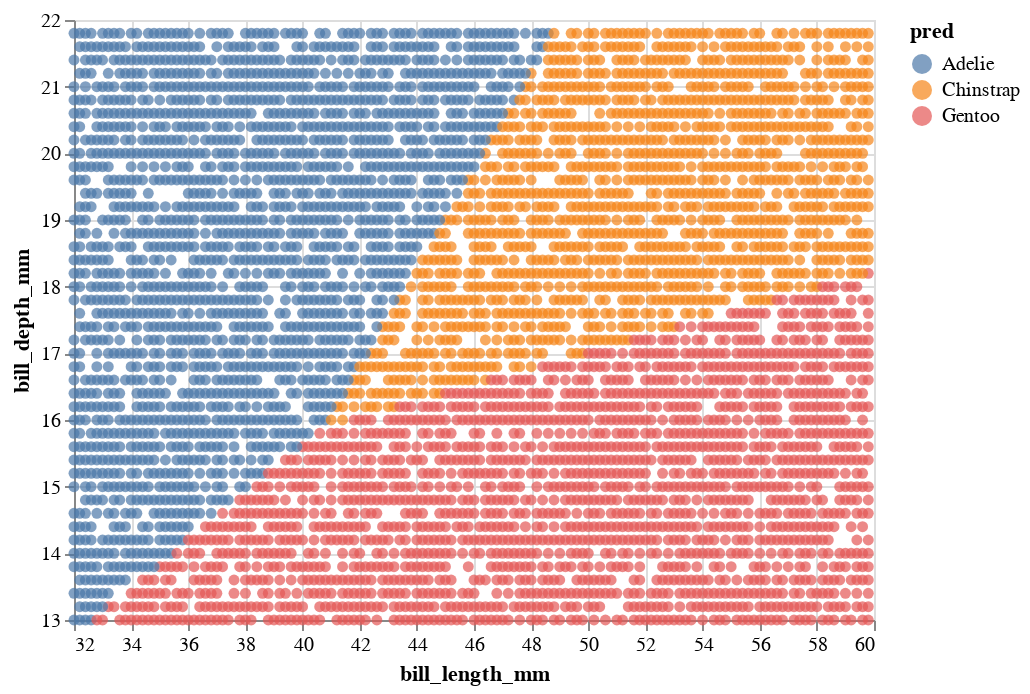

Notebook cell for this chart:
### Code cell
alt.Chart(df_sim2_sub).mark_circle().encode(
    x=alt.X(cols[0], scale=alt.Scale(zero=False)),
    y=alt.Y(cols[1], scale=alt.Scale(zero=False)),
    color="pred"
)

### Figure 1 — Vega-Lite specification as saved in the notebook (floating-point values rounded to 4 significant figures; data arrays with more than 128 entries replaced by an {"elided": "..."} marker saying what was removed)
{"config": {"view": {"continuousWidth": 400, "continuousHeight": 300}}, "data": {"name": "data-8e7a24333f437ef344294d8bb18a13c7"}, "mark": "circle", "encoding": {"color": {"field": "pred", "type": "nominal"}, "x": {"field": "bill_length_mm", "scale": {"zero": false}, "type": "quantitative"}, "y": {"field": "bill_depth_mm", "scale": {"zero": false}, "type": "quantitative"}}, "$schema": "https://vega.github.io/schema/vega-lite/v4.17.0.json", "datasets": {"data-8e7a24333f437ef344294d8bb18a13c7": {"elided": "5000 records"}}}
